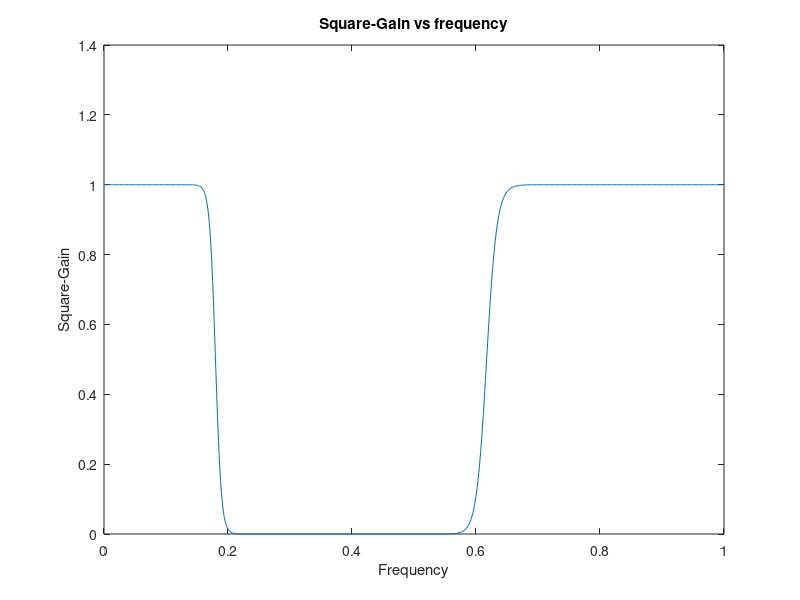

This figure's MATLAB source:
clc; clear all; close all;
rp=0.89; rs=0.2;
Rs=-20*log10(rs);
Rp=-20*log10(rp);
fs1=2500;
fp1=2000;
fs2=7500;
fp2=8000;
Fs=80000;%sampling frequency 2000 Hz
ws=[2*pi*fs1/Fs; 2*pi*fs2/Fs];
wp=[2*pi*fp1/Fs; 2*pi*fp2/Fs];
[n,wn]=buttord(wp,ws,Rp,Rs);
[b,a]=butter(n,wn,'stop');
[h,w]=freqz(b,a);
plot(w/pi,(abs(h)).^2);
title('Square-Gain vs frequency');
ylabel('Square-Gain');
xlabel('Frequency');

